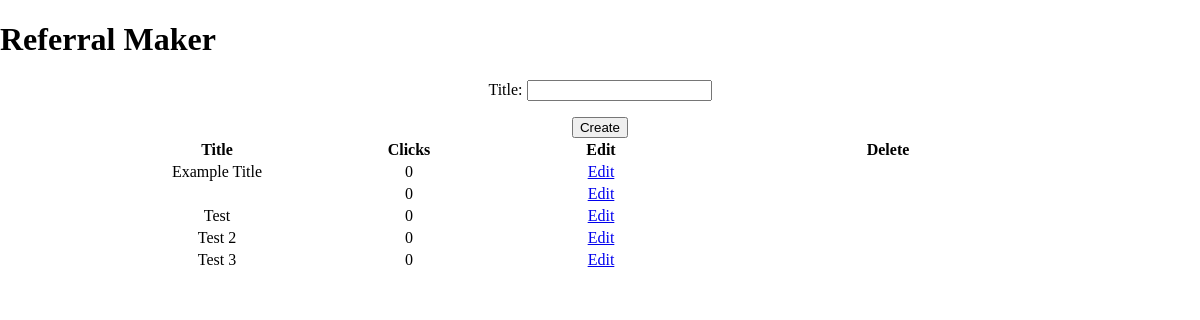
Before: / with the older database file.
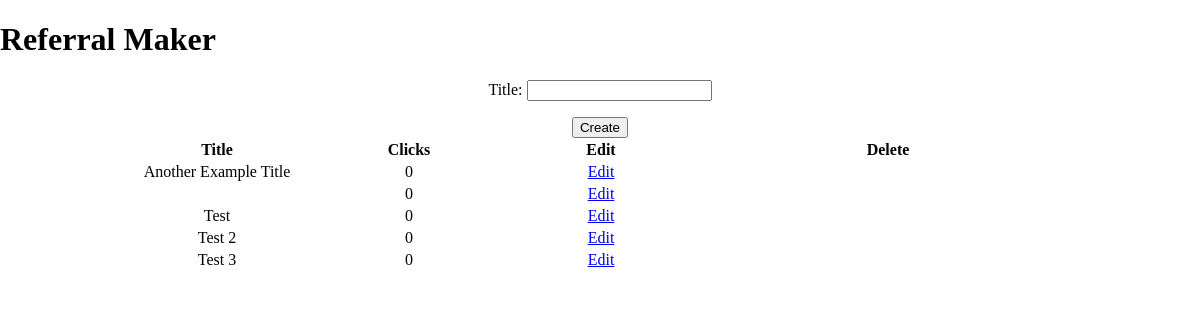
After: the same page with the newer database file.
### refer_sys/models.py (models this page shows, shortened)
class Link(models.Model):
  title = models.CharField(max_length=200, unique=True)
  clicks = models.IntegerField(default=0)
  created_at = models.DateTimeField(default=timezone.now)

### refer_sys/views.py (the view)
# urls.py: url(r'^$', views.root_page),
def root_page(request):
  links = Link.objects.order_by("created_at")
  form = LinkForm()
  if request.method == "POST":
    form = LinkForm(request.POST)
    if form.is_valid():
      form.save()
      return redirect('/')
  return render (request, 'refer_sys/root_page.html',
    {'links':links, 'form':form}
    )

### refer_sys/forms.py
class LinkForm(forms.ModelForm):
  class Meta:
    model = Link
    fields = ('title',)

### refer_sys/templates/refer_sys/root_page.html
{% extends 'refer_sys/base.html' %}
{% block content %}
  <form method="POST">{% csrf_token %}
    {{ form.as_p }}
    <button type="submit">Create</button>
  </form>
  <table>
    <tr>
      <th>Title</th>
      <th>Clicks</th>
      <th>Edit</th>
      <th>Delete</th>
    </tr>
    {% for link in links %}
      <tr>
        <td>
          {{ link.title }}
        </td>
        <td>
          {{ link.clicks }}
        </td>
        <td>
          <a href="{% url 'edit_link' pk=link.pk %}">Edit</a>
        </td>
      </tr>
    {% endfor %}
  </table>
{% endblock %}

### refer_sys/templates/refer_sys/base.html (shortened to what this page needs)
{% load staticfiles %}
<!DOCTYPE html>
<html lang="en">
<head>
  <link rel="stylesheet" href="{% static 'css/refer_sys.css' %}">
</head>
<body>
  <div id="nav">
    <h1>Referral Maker</h1>
  </div>
  <div id="content-wrap">
    {% block content %}
    {% endblock %}
  </div>
</body>
</html>

### static/css/refer_sys.css (style rules this page uses)
html, body { margin: 0; padding: 0; }
#content-wrap { width: 80%; margin: 0 auto; text-align: center }
table { width: 100%; margin: 0 auto; }
td { width: 20%; }

Changed rows visible on the page:
changed Link: title "Example Title" → "Another Example Title"
